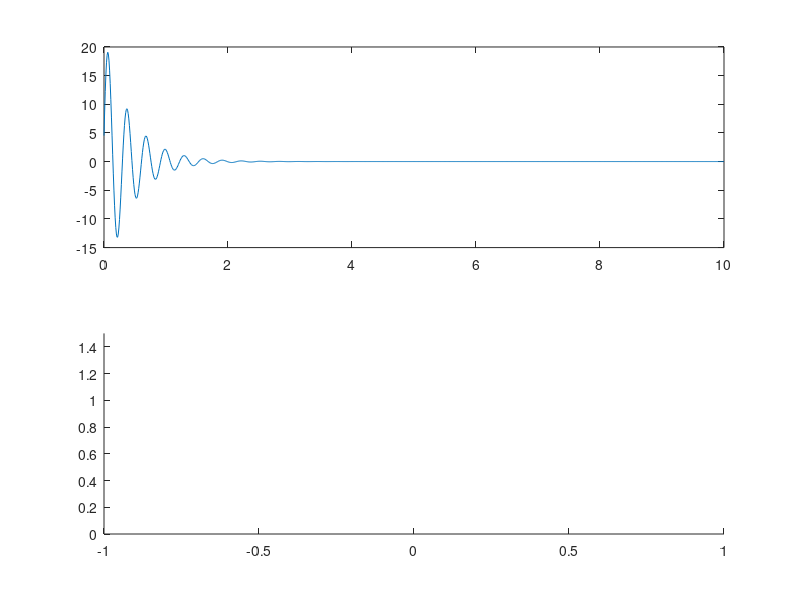

Recreate this plot in MATLAB.
%Uncomment one set of PID tunings at a time and run the code

clear

M = 0.5;
m = 0.2;
b = 0.1;
I = 0.006;
g = 9.8;
l = 0.3;
q = (M+m)*(I+m*l^2)-(m*l)^2;
s = tf('s');

P_pend = (m*l*s/q)/(s^3 + (b*(I + m*l^2))*s^2/q - ((M + m)*m*g*l)*s/q - b*m*g*l/q);

%Unstable
% Kp = 10;
% Ki = 0;
% Kd = 0;

%Underdamped
 Kp = 100;
 Ki = 1;
 Kd = 1;

%Overdamped
% Kp = 100;
% Ki = 1;
% Kd = 20;
%axis([0, 2.5, -0.2, 0.2]);

C = pid(Kp,Ki,Kd);
T = feedback(series(P_pend,C),1);
t=0:0.01:10;
[Y, T]=impulse(T,t);


h=figure;
subplot(2,1,1)
plot(T,Y)
subplot(2,1,2)
axis([-1 1 0 1.5])

for i=1:1:size(Y)
     if ~ishghandle(h)
        break
    end
    x= cosd(Y(i,1));
    y= sind(Y(i,1));
    link=line([0 y], [0 x], 'LineWidth' , 4);
    pause(0.01);
    delete(link)
end
       

